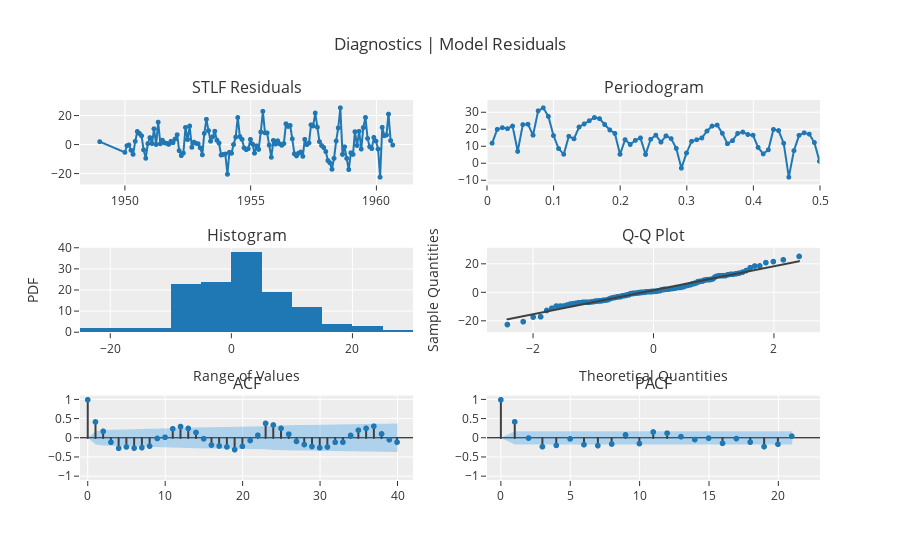

The code cell stored with this chart in its notebook:
### Code cell
plot_model(best, plot = 'diagnostics')

### Figure 1 — Plotly figure (JSON) as saved in the notebook; plotly's stock layout.template omitted (floating-point values rounded to 4 significant figures; data arrays with more than 128 entries replaced by an {"elided": "..."} marker saying what was removed)
{"data": [{"line": {"color": "rgb(31, 119, 180)", "width": 2}, "marker": {"color": "rgb(31, 119, 180)", "size": 5}, "mode": "lines+markers", "name": "STLF", "showlegend": false, "type": "scattergl", "x": {"elided": "130 str values"}, "xaxis": "x", "y": {"elided": "130 float values"}, "yaxis": "y"}, {"hoverinfo": "text", "hovertext": ["Freq: 0.0077<br>Ampl: 11.9628<br>Time period: 130.0", "Freq: 0.0154<br>Ampl: 20.1389<br>Time period: 65.0", "Freq: 0.0231<br>Ampl: 21.141<br>Time period: 43.3333", "Freq: 0.0308<br>Ampl: 20.5546<br>Time period: 32.5", "Freq: 0.0385<br>Ampl: 22.0798<br>Time period: 26.0", "Freq: 0.0462<br>Ampl: 7.1208<br>Time period: 21.6667", "Freq: 0.0538<br>Ampl: 22.9438<br>Time period: 18.5714", "Freq: 0.0615<br>Ampl: 23.1532<br>Time period: 16.25", "Freq: 0.0692<br>Ampl: 16.7184<br>Time period: 14.4444", "Freq: 0.0769<br>Ampl: 31.0896<br>Time period: 13.0", "Freq: 0.0846<br>Ampl: 32.8857<br>Time period: 11.8182", "Freq: 0.0923<br>Ampl: 27.7771<br>Time period: 10.8333", "Freq: 0.1<br>Ampl: 16.4372<br>Time period: 10.0", "Freq: 0.1077<br>Ampl: 8.7544<br>Time period: 9.2857", "Freq: 0.1154<br>Ampl: 5.4213<br>Time period: 8.6667", "Freq: 0.1231<br>Ampl: 16.053<br>Time period: 8.125", "Freq: 0.1308<br>Ampl: 14.54<br>Time period: 7.6471", "Freq: 0.1385<br>Ampl: 21.4927<br>Time period: 7.2222", "Freq: 0.1462<br>Ampl: 23.3493<br>Time period: 6.8421", "Freq: 0.1538<br>Ampl: 25.224<br>Time period: 6.5", "Freq: 0.1615<br>Ampl: 27.1393<br>Time period: 6.1905", "Freq: 0.1692<br>Ampl: 26.4632<br>Time period: 5.9091", "Freq: 0.1769<br>Ampl: 23.0073<br>Time period: 5.6522", "Freq: 0.1846<br>Ampl: 19.7998<br>Time period: 5.4167", "Freq: 0.1923<br>Ampl: 17.7278<br>Time period: 5.2", "Freq: 0.2<br>Ampl: 5.3825<br>Time period: 5.0", "Freq: 0.2077<br>Ampl: 14.0387<br>Time period: 4.8148", "Freq: 0.2154<br>Ampl: 11.1926<br>Time period: 4.6429", "Freq: 0.2231<br>Ampl: 13.6286<br>Time period: 4.4828", "Freq: 0.2308<br>Ampl: 15.0446<br>Time period: 4.3333", "Freq: 0.2385<br>Ampl: 5.2918<br>Time period: 4.1935", "Freq: 0.2462<br>Ampl: 14.2896<br>Time period: 4.0625", "Freq: 0.2538<br>Ampl: 16.6931<br>Time period: 3.9394", "Freq: 0.2615<br>Ampl: 12.6022<br>Time period: 3.8235", "Freq: 0.2692<br>Ampl: 16.2854<br>Time period: 3.7143", "Freq: 0.2769<br>Ampl: 14.6634<br>Time period: 3.6111", "Freq: 0.2846<br>Ampl: 8.8529<br>Time period: 3.5135", "Freq: 0.2923<br>Ampl: -2.8076<br>Time period: 3.4211", "Freq: 0.3<br>Ampl: 6.1363<br>Time period: 3.3333", "Freq: 0.3077<br>Ampl: 13.099<br>Time period: 3.25", "Freq: 0.3154<br>Ampl: 14.005<br>Time period: 3.1707", "Freq: 0.3231<br>Ampl: 15.0592<br>Time period: 3.0952", "Freq: 0.3308<br>Ampl: 19.1242<br>Time period: 3.0233", "Freq: 0.3385<br>Ampl: 22.0783<br>Time period: 2.9545", "Freq: 0.3462<br>Ampl: 22.646<br>Time period: 2.8889", "Freq: 0.3538<br>Ampl: 17.8174<br>Time period: 2.8261", "Freq: 0.3615<br>Ampl: 11.655<br>Time period: 2.766", "Freq: 0.3692<br>Ampl: 13.4564<br>Time period: 2.7083", "Freq: 0.3769<br>Ampl: 17.758<br>Time period: 2.6531", "Freq: 0.3846<br>Ampl: 18.5297<br>Time period: 2.6", "Freq: 0.3923<br>Ampl: 17.1061<br>Time period: 2.549", "Freq: 0.4<br>Ampl: 16.6971<br>Time period: 2.5", "Freq: 0.4077<br>Ampl: 9.4471<br>Time period: 2.4528", "Freq: 0.4154<br>Ampl: 5.6424<br>Time period: 2.4074", "Freq: 0.4231<br>Ampl: 8.0538<br>Time period: 2.3636", "Freq: 0.4308<br>Ampl: 20.0769<br>Time period: 2.3214", "Freq: 0.4385<br>Ampl: 19.4169<br>Time period: 2.2807", "Freq: 0.4462<br>Ampl: 11.9295<br>Time period: 2.2414", "Freq: 0.4538<br>Ampl: -8.1468<br>Time period: 2.2034", "Freq: 0.4615<br>Ampl: 7.5481<br>Time period: 2.1667", "Freq: 0.4692<br>Ampl: 16.5922<br>Time period: 2.1311", "Freq: 0.4769<br>Ampl: 18.0989<br>Time period: 2.0968", "Freq: 0.4846<br>Ampl: 17.3036<br>Time period: 2.0635", "Freq: 0.4923<br>Ampl: 12.3359<br>Time period: 2.0312", "Freq: 0.5<br>Ampl: 1.2461<br>Time period: 2.0"], "line": {"color": "#1f77b4", "width": 2}, "marker": {"size": 5}, "mode": "lines+markers", "name": "STLF", "showlegend": false, "type": "scattergl", "x": [0.007692, 0.01538, 0.02308, 0.03077, 0.03846, 0.04615, 0.05385, 0.06154, 0.06923, 0.07692, 0.08462, 0.09231, 0.1, 0.1077, 0.1154, 0.1231, 0.1308, 0.1385, 0.1462, 0.1538, 0.1615, 0.1692, 0.1769, 0.1846, 0.1923, 0.2, 0.2077, 0.2154, 0.2231, 0.2308, 0.2385, 0.2462, 0.2538, 0.2615, 0.2692, 0.2769, 0.2846, 0.2923, 0.3, 0.3077, 0.3154, 0.3231, 0.3308, 0.3385, 0.3462, 0.3538, 0.3615, 0.3692, 0.3769, 0.3846, 0.3923, 0.4, 0.4077, 0.4154, 0.4231, 0.4308, 0.4385, 0.4462, 0.4538, 0.4615, 0.4692, 0.4769, 0.4846, 0.4923, 0.5], "xaxis": "x2", "y": [11.96, 20.14, 21.14, 20.55, 22.08, 7.121, 22.94, 23.15, 16.72, 31.09, 32.89, 27.78, 16.44, 8.754, 5.421, 16.05, 14.54, 21.49, 23.35, 25.22, 27.14, 26.46, 23.01, 19.8, 17.73, 5.383, 14.04, 11.19, 13.63, 15.04, 5.292, 14.29, 16.69, 12.6, 16.29, 14.66, 8.853, -2.808, 6.136, 13.1, 14.0, 15.06, 19.12, 22.08, 22.65, 17.82, 11.66, 13.46, 17.76, 18.53, 17.11, 16.7, 9.447, 5.642, 8.054, 20.08, 19.42, 11.93, -8.147, 7.548, 16.59, 18.1, 17.3, 12.34, 1.246], "yaxis": "y2"}, {"bingroup": "x", "hovertemplate": "variable=STLF<br>value=%{x}<br>count=%{y}<extra></extra>", "legendgroup": "STLF", "marker": {"color": "#1f77b4", "pattern": {"shape": ""}}, "name": "STLF", "orientation": "v", "showlegend": false, "type": "histogram", "x": {"elided": "130 float values"}, "xaxis": "x3", "yaxis": "y3"}, {"marker": {"color": "#1f77b4"}, "mode": "markers", "name": "STLF", "showlegend": false, "type": "scattergl", "x": {"elided": "130 float values"}, "xaxis": "x4", "y": {"elided": "130 float values"}, "yaxis": "y4"}, {"line": {"color": "#3f3f3f"}, "mode": "lines", "name": "STLF", "showlegend": false, "type": "scattergl", "x": {"elided": "130 float values"}, "xaxis": "x4", "y": {"elided": "130 float values"}, "yaxis": "y4"}, {"line": {"color": "#3f3f3f"}, "mode": "lines", "name": "ACF", "showlegend": false, "type": "scattergl", "x": [0, 0], "xaxis": "x5", "y": [0, 1], "yaxis": "y5"}, {"line": {"color": "#3f3f3f"}, "mode": "lines", "name": "ACF", "showlegend": false, "type": "scattergl", "x": [1, 1], "xaxis": "x5", "y": [0, 0.42], "yaxis": "y5"}, {"line": {"color": "#3f3f3f"}, "mode": "lines", "name": "ACF", "showlegend": false, "type": "scattergl", "x": [2, 2], "xaxis": "x5", "y": [0, 0.1743], "yaxis": "y5"}, {"line": {"color": "#3f3f3f"}, "mode": "lines", "name": "ACF", "showlegend": false, "type": "scattergl", "x": [3, 3], "xaxis": "x5", "y": [0, -0.1104], "yaxis": "y5"}, {"line": {"color": "#3f3f3f"}, "mode": "lines", "name": "ACF", "showlegend": false, "type": "scattergl", "x": [4, 4], "xaxis": "x5", "y": [0, -0.2696], "yaxis": "y5"}, {"line": {"color": "#3f3f3f"}, "mode": "lines", "name": "ACF", "showlegend": false, "type": "scattergl", "x": [5, 5], "xaxis": "x5", "y": [0, -0.2337], "yaxis": "y5"}, {"line": {"color": "#3f3f3f"}, "mode": "lines", "name": "ACF", "showlegend": false, "type": "scattergl", "x": [6, 6], "xaxis": "x5", "y": [0, -0.2648], "yaxis": "y5"}, {"line": {"color": "#3f3f3f"}, "mode": "lines", "name": "ACF", "showlegend": false, "type": "scattergl", "x": [7, 7], "xaxis": "x5", "y": [0, -0.2526], "yaxis": "y5"}, {"line": {"color": "#3f3f3f"}, "mode": "lines", "name": "ACF", "showlegend": false, "type": "scattergl", "x": [8, 8], "xaxis": "x5", "y": [0, -0.2132], "yaxis": "y5"}, {"line": {"color": "#3f3f3f"}, "mode": "lines", "name": "ACF", "showlegend": false, "type": "scattergl", "x": [9, 9], "xaxis": "x5", "y": [0, -0.01193], "yaxis": "y5"}, {"line": {"color": "#3f3f3f"}, "mode": "lines", "name": "ACF", "showlegend": false, "type": "scattergl", "x": [10, 10], "xaxis": "x5", "y": [0, 0.01921], "yaxis": "y5"}, {"line": {"color": "#3f3f3f"}, "mode": "lines", "name": "ACF", "showlegend": false, "type": "scattergl", "x": [11, 11], "xaxis": "x5", "y": [0, 0.241], "yaxis": "y5"}, {"line": {"color": "#3f3f3f"}, "mode": "lines", "name": "ACF", "showlegend": false, "type": "scattergl", "x": [12, 12], "xaxis": "x5", "y": [0, 0.2998], "yaxis": "y5"}, {"line": {"color": "#3f3f3f"}, "mode": "lines", "name": "ACF", "showlegend": false, "type": "scattergl", "x": [13, 13], "xaxis": "x5", "y": [0, 0.2509], "yaxis": "y5"}, {"line": {"color": "#3f3f3f"}, "mode": "lines", "name": "ACF", "showlegend": false, "type": "scattergl", "x": [14, 14], "xaxis": "x5", "y": [0, 0.1441], "yaxis": "y5"}, {"line": {"color": "#3f3f3f"}, "mode": "lines", "name": "ACF", "showlegend": false, "type": "scattergl", "x": [15, 15], "xaxis": "x5", "y": [0, -0.02025], "yaxis": "y5"}, {"line": {"color": "#3f3f3f"}, "mode": "lines", "name": "ACF", "showlegend": false, "type": "scattergl", "x": [16, 16], "xaxis": "x5", "y": [0, -0.1847], "yaxis": "y5"}, {"line": {"color": "#3f3f3f"}, "mode": "lines", "name": "ACF", "showlegend": false, "type": "scattergl", "x": [17, 17], "xaxis": "x5", "y": [0, -0.2091], "yaxis": "y5"}, {"line": {"color": "#3f3f3f"}, "mode": "lines", "name": "ACF", "showlegend": false, "type": "scattergl", "x": [18, 18], "xaxis": "x5", "y": [0, -0.233], "yaxis": "y5"}, {"line": {"color": "#3f3f3f"}, "mode": "lines", "name": "ACF", "showlegend": false, "type": "scattergl", "x": [19, 19], "xaxis": "x5", "y": [0, -0.305], "yaxis": "y5"}, {"line": {"color": "#3f3f3f"}, "mode": "lines", "name": "ACF", "showlegend": false, "type": "scattergl", "x": [20, 20], "xaxis": "x5", "y": [0, -0.2182], "yaxis": "y5"}, {"line": {"color": "#3f3f3f"}, "mode": "lines", "name": "ACF", "showlegend": false, "type": "scattergl", "x": [21, 21], "xaxis": "x5", "y": [0, -0.06555], "yaxis": "y5"}, {"line": {"color": "#3f3f3f"}, "mode": "lines", "name": "ACF", "showlegend": false, "type": "scattergl", "x": [22, 22], "xaxis": "x5", "y": [0, 0.07032], "yaxis": "y5"}, {"line": {"color": "#3f3f3f"}, "mode": "lines", "name": "ACF", "showlegend": false, "type": "scattergl", "x": [23, 23], "xaxis": "x5", "y": [0, 0.3827], "yaxis": "y5"}, {"line": {"color": "#3f3f3f"}, "mode": "lines", "name": "ACF", "showlegend": false, "type": "scattergl", "x": [24, 24], "xaxis": "x5", "y": [0, 0.3405], "yaxis": "y5"}, {"line": {"color": "#3f3f3f"}, "mode": "lines", "name": "ACF", "showlegend": false, "type": "scattergl", "x": [25, 25], "xaxis": "x5", "y": [0, 0.2524], "yaxis": "y5"}, {"line": {"color": "#3f3f3f"}, "mode": "lines", "name": "ACF", "showlegend": false, "type": "scattergl", "x": [26, 26], "xaxis": "x5", "y": [0, 0.1002], "yaxis": "y5"}, {"line": {"color": "#3f3f3f"}, "mode": "lines", "name": "ACF", "showlegend": false, "type": "scattergl", "x": [27, 27], "xaxis": "x5", "y": [0, -0.09038], "yaxis": "y5"}, {"line": {"color": "#3f3f3f"}, "mode": "lines", "name": "ACF", "showlegend": false, "type": "scattergl", "x": [28, 28], "xaxis": "x5", "y": [0, -0.1718], "yaxis": "y5"}, {"line": {"color": "#3f3f3f"}, "mode": "lines", "name": "ACF", "showlegend": false, "type": "scattergl", "x": [29, 29], "xaxis": "x5", "y": [0, -0.2225], "yaxis": "y5"}, {"line": {"color": "#3f3f3f"}, "mode": "lines", "name": "ACF", "showlegend": false, "type": "scattergl", "x": [30, 30], "xaxis": "x5", "y": [0, -0.2553], "yaxis": "y5"}, {"line": {"color": "#3f3f3f"}, "mode": "lines", "name": "ACF", "showlegend": false, "type": "scattergl", "x": [31, 31], "xaxis": "x5", "y": [0, -0.2359], "yaxis": "y5"}, {"line": {"color": "#3f3f3f"}, "mode": "lines", "name": "ACF", "showlegend": false, "type": "scattergl", "x": [32, 32], "xaxis": "x5", "y": [0, -0.1118], "yaxis": "y5"}, {"line": {"color": "#3f3f3f"}, "mode": "lines", "name": "ACF", "showlegend": false, "type": "scattergl", "x": [33, 33], "xaxis": "x5", "y": [0, -0.1098], "yaxis": "y5"}, {"line": {"color": "#3f3f3f"}, "mode": "lines", "name": "ACF", "showlegend": false, "type": "scattergl", "x": [34, 34], "xaxis": "x5", "y": [0, 0.06675], "yaxis": "y5"}, {"line": {"color": "#3f3f3f"}, "mode": "lines", "name": "ACF", "showlegend": false, "type": "scattergl", "x": [35, 35], "xaxis": "x5", "y": [0, 0.2039], "yaxis": "y5"}, {"line": {"color": "#3f3f3f"}, "mode": "lines", "name": "ACF", "showlegend": false, "type": "scattergl", "x": [36, 36], "xaxis": "x5", "y": [0, 0.2522], "yaxis": "y5"}, {"line": {"color": "#3f3f3f"}, "mode": "lines", "name": "ACF", "showlegend": false, "type": "scattergl", "x": [37, 37], "xaxis": "x5", "y": [0, 0.3084], "yaxis": "y5"}, {"line": {"color": "#3f3f3f"}, "mode": "lines", "name": "ACF", "showlegend": false, "type": "scattergl", "x": [38, 38], "xaxis": "x5", "y": [0, 0.1071], "yaxis": "y5"}, {"line": {"color": "#3f3f3f"}, "mode": "lines", "name": "ACF", "showlegend": false, "type": "scattergl", "x": [39, 39], "xaxis": "x5", "y": [0, -0.04474], "yaxis": "y5"}, {"line": {"color": "#3f3f3f"}, "mode": "lines", "name": "ACF", "showlegend": false, "type": "scattergl", "x": [40, 40], "xaxis": "x5", "y": [0, -0.1098], "yaxis": "y5"}, {"marker": {"color": "#1f77b4", "size": 6}, "mode": "markers", "name": "ACF", "showlegend": false, "type": "scattergl", "x": [0, 1, 2, 3, 4, 5, 6, 7, 8, 9, 10, 11, 12, 13, 14, 15, 16, 17, 18, 19, 20, 21, 22, 23, 24, 25, 26, 27, 28, 29, 30, 31, 32, 33, 34, 35, 36, 37, 38, 39, 40], "xaxis": "x5", "y": [1.0, 0.42, 0.1743, -0.1104, -0.2696, -0.2337, -0.2648, -0.2526, -0.2132, -0.01193, 0.01921, 0.241, 0.2998, 0.2509, 0.1441, -0.02025, -0.1847, -0.2091, -0.233, -0.305, -0.2182, -0.06555, 0.07032, 0.3827, 0.3405, 0.2524, 0.1002, -0.09038, -0.1718, -0.2225, -0.2553, -0.2359, -0.1118, -0.1098, 0.06675, 0.2039, 0.2522, 0.3084, 0.1071, -0.04474, -0.1098], "yaxis": "y5"}, {"line": {"color": "rgba(255,255,255,0)"}, "mode": "lines", "name": "UC", "showlegend": false, "type": "scatter", "x": [0, 1, 2, 3, 4, 5, 6, 7, 8, 9, 10, 11, 12, 13, 14, 15, 16, 17, 18, 19, 20, 21, 22, 23, 24, 25, 26, 27, 28, 29, 30, 31, 32, 33, 34, 35, 36, 37, 38, 39, 40], "xaxis": "x5", "y": [0.0, 0.1719, 0.1999, 0.2044, 0.2061, 0.2163, 0.2236, 0.2327, 0.2407, 0.2462, 0.2462, 0.2463, 0.2531, 0.2634, 0.2704, 0.2726, 0.2727, 0.2764, 0.281, 0.2867, 0.2961, 0.3008, 0.3012, 0.3017, 0.3157, 0.3264, 0.3321, 0.333, 0.3337, 0.3363, 0.3406, 0.3463, 0.351, 0.352, 0.353, 0.3534, 0.3569, 0.3621, 0.3698, 0.3707, 0.3708], "yaxis": "y5"}, {"fill": "tonexty", "fillcolor": "rgba(32, 146, 230,0.3)", "line": {"color": "rgba(255,255,255,0)"}, "mode": "lines", "name": "LC", "showlegend": false, "type": "scatter", "x": [0, 1, 2, 3, 4, 5, 6, 7, 8, 9, 10, 11, 12, 13, 14, 15, 16, 17, 18, 19, 20, 21, 22, 23, 24, 25, 26, 27, 28, 29, 30, 31, 32, 33, 34, 35, 36, 37, 38, 39, 40], "xaxis": "x5", "y": [0.0, -0.1719, -0.1999, -0.2044, -0.2061, -0.2163, -0.2236, -0.2327, -0.2407, -0.2462, -0.2462, -0.2463, -0.2531, -0.2634, -0.2704, -0.2726, -0.2727, -0.2764, -0.281, -0.2867, -0.2961, -0.3008, -0.3012, -0.3017, -0.3157, -0.3264, -0.3321, -0.333, -0.3337, -0.3363, -0.3406, -0.3463, -0.351, -0.352, -0.353, -0.3534, -0.3569, -0.3621, -0.3698, -0.3707, -0.3708], "yaxis": "y5"}, {"line": {"color": "#3f3f3f"}, "mode": "lines", "name": "PACF", "showlegend": false, "type": "scattergl", "x": [0, 0], "xaxis": "x6", "y": [0, 1], "yaxis": "y6"}, {"line": {"color": "#3f3f3f"}, "mode": "lines", "name": "PACF", "showlegend": false, "type": "scattergl", "x": [1, 1], "xaxis": "x6", "y": [0, 0.4233], "yaxis": "y6"}, {"line": {"color": "#3f3f3f"}, "mode": "lines", "name": "PACF", "showlegend": false, "type": "scattergl", "x": [2, 2], "xaxis": "x6", "y": [0, -0.002625], "yaxis": "y6"}, {"line": {"color": "#3f3f3f"}, "mode": "lines", "name": "PACF", "showlegend": false, "type": "scattergl", "x": [3, 3], "xaxis": "x6", "y": [0, -0.2279], "yaxis": "y6"}, {"line": {"color": "#3f3f3f"}, "mode": "lines", "name": "PACF", "showlegend": false, "type": "scattergl", "x": [4, 4], "xaxis": "x6", "y": [0, -0.1933], "yaxis": "y6"}, {"line": {"color": "#3f3f3f"}, "mode": "lines", "name": "PACF", "showlegend": false, "type": "scattergl", "x": [5, 5], "xaxis": "x6", "y": [0, -0.02279], "yaxis": "y6"}, {"line": {"color": "#3f3f3f"}, "mode": "lines", "name": "PACF", "showlegend": false, "type": "scattergl", "x": [6, 6], "xaxis": "x6", "y": [0, -0.1735], "yaxis": "y6"}, {"line": {"color": "#3f3f3f"}, "mode": "lines", "name": "PACF", "showlegend": false, "type": "scattergl", "x": [7, 7], "xaxis": "x6", "y": [0, -0.1994], "yaxis": "y6"}, {"line": {"color": "#3f3f3f"}, "mode": "lines", "name": "PACF", "showlegend": false, "type": "scattergl", "x": [8, 8], "xaxis": "x6", "y": [0, -0.1569], "yaxis": "y6"}, {"line": {"color": "#3f3f3f"}, "mode": "lines", "name": "PACF", "showlegend": false, "type": "scattergl", "x": [9, 9], "xaxis": "x6", "y": [0, 0.08181], "yaxis": "y6"}, {"line": {"color": "#3f3f3f"}, "mode": "lines", "name": "PACF", "showlegend": false, "type": "scattergl", "x": [10, 10], "xaxis": "x6", "y": [0, -0.1464], "yaxis": "y6"}, {"line": {"color": "#3f3f3f"}, "mode": "lines", "name": "PACF", "showlegend": false, "type": "scattergl", "x": [11, 11], "xaxis": "x6", "y": [0, 0.1575], "yaxis": "y6"}, {"line": {"color": "#3f3f3f"}, "mode": "lines", "name": "PACF", "showlegend": false, "type": "scattergl", "x": [12, 12], "xaxis": "x6", "y": [0, 0.127], "yaxis": "y6"}, {"line": {"color": "#3f3f3f"}, "mode": "lines", "name": "PACF", "showlegend": false, "type": "scattergl", "x": [13, 13], "xaxis": "x6", "y": [0, 0.03533], "yaxis": "y6"}, {"line": {"color": "#3f3f3f"}, "mode": "lines", "name": "PACF", "showlegend": false, "type": "scattergl", "x": [14, 14], "xaxis": "x6", "y": [0, -0.04122], "yaxis": "y6"}, {"line": {"color": "#3f3f3f"}, "mode": "lines", "name": "PACF", "showlegend": false, "type": "scattergl", "x": [15, 15], "xaxis": "x6", "y": [0, -0.003785], "yaxis": "y6"}, {"line": {"color": "#3f3f3f"}, "mode": "lines", "name": "PACF", "showlegend": false, "type": "scattergl", "x": [16, 16], "xaxis": "x6", "y": [0, -0.1394], "yaxis": "y6"}, {"line": {"color": "#3f3f3f"}, "mode": "lines", "name": "PACF", "showlegend": false, "type": "scattergl", "x": [17, 17], "xaxis": "x6", "y": [0, -0.01574], "yaxis": "y6"}, {"line": {"color": "#3f3f3f"}, "mode": "lines", "name": "PACF", "showlegend": false, "type": "scattergl", "x": [18, 18], "xaxis": "x6", "y": [0, -0.1079], "yaxis": "y6"}, {"line": {"color": "#3f3f3f"}, "mode": "lines", "name": "PACF", "showlegend": false, "type": "scattergl", "x": [19, 19], "xaxis": "x6", "y": [0, -0.2257], "yaxis": "y6"}, {"line": {"color": "#3f3f3f"}, "mode": "lines", "name": "PACF", "showlegend": false, "type": "scattergl", "x": [20, 20], "xaxis": "x6", "y": [0, -0.1628], "yaxis": "y6"}, {"line": {"color": "#3f3f3f"}, "mode": "lines", "name": "PACF", "showlegend": false, "type": "scattergl", "x": [21, 21], "xaxis": "x6", "y": [0, 0.04753], "yaxis": "y6"}, {"marker": {"color": "#1f77b4", "size": 6}, "mode": "markers", "name": "PACF", "showlegend": false, "type": "scattergl", "x": [0, 1, 2, 3, 4, 5, 6, 7, 8, 9, 10, 11, 12, 13, 14, 15, 16, 17, 18, 19, 20, 21], "xaxis": "x6", "y": [1.0, 0.4233, -0.002625, -0.2279, -0.1933, -0.02279, -0.1735, -0.1994, -0.1569, 0.08181, -0.1464, 0.1575, 0.127, 0.03533, -0.04122, -0.003785, -0.1394, -0.01574, -0.1079, -0.2257, -0.1628, 0.04753], "yaxis": "y6"}, {"line": {"color": "rgba(255,255,255,0)"}, "mode": "lines", "name": "UC", "showlegend": false, "type": "scatter", "x": [0, 1, 2, 3, 4, 5, 6, 7, 8, 9, 10, 11, 12, 13, 14, 15, 16, 17, 18, 19, 20, 21], "xaxis": "x6", "y": [0.0, 0.1719, 0.1719, 0.1719, 0.1719, 0.1719, 0.1719, 0.1719, 0.1719, 0.1719, 0.1719, 0.1719, 0.1719, 0.1719, 0.1719, 0.1719, 0.1719, 0.1719, 0.1719, 0.1719, 0.1719, 0.1719], "yaxis": "y6"}, {"fill": "tonexty", "fillcolor": "rgba(32, 146, 230,0.3)", "line": {"color": "rgba(255,255,255,0)"}, "mode": "lines", "name": "LC", "showlegend": false, "type": "scatter", "x": [0, 1, 2, 3, 4, 5, 6, 7, 8, 9, 10, 11, 12, 13, 14, 15, 16, 17, 18, 19, 20, 21], "xaxis": "x6", "y": [0.0, -0.1719, -0.1719, -0.1719, -0.1719, -0.1719, -0.1719, -0.1719, -0.1719, -0.1719, -0.1719, -0.1719, -0.1719, -0.1719, -0.1719, -0.1719, -0.1719, -0.1719, -0.1719, -0.1719, -0.1719, -0.1719], "yaxis": "y6"}], "layout": {"annotations": [{"font": {"size": 16}, "showarrow": false, "text": "STLF Residuals", "x": 0.225, "xanchor": "center", "xref": "paper", "y": 1, "yanchor": "bottom", "yref": "paper"}, {"font": {"size": 16}, "showarrow": false, "text": "Periodogram", "x": 0.775, "xanchor": "center", "xref": "paper", "y": 1, "yanchor": "bottom", "yref": "paper"}, {"font": {"size": 16}, "showarrow": false, "text": "Histogram", "x": 0.225, "xanchor": "center", "xref": "paper", "y": 0.6111, "yanchor": "bottom", "yref": "paper"}, {"font": {"size": 16}, "showarrow": false, "text": "Q-Q Plot", "x": 0.775, "xanchor": "center", "xref": "paper", "y": 0.6111, "yanchor": "bottom", "yref": "paper"}, {"font": {"size": 16}, "showarrow": false, "text": "ACF", "x": 0.225, "xanchor": "center", "xref": "paper", "y": 0.2222, "yanchor": "bottom", "yref": "paper"}, {"font": {"size": 16}, "showarrow": false, "text": "PACF", "x": 0.775, "xanchor": "center", "xref": "paper", "y": 0.2222, "yanchor": "bottom", "yref": "paper"}], "showlegend": false, "title": {"text": "Diagnostics | Model Residuals"}, "xaxis": {"anchor": "y", "domain": [0, 0.45]}, "xaxis2": {"anchor": "y2", "domain": [0.55, 1], "range": [0, 0.5]}, "xaxis3": {"anchor": "y3", "domain": [0, 0.45], "title": {"text": "Range of Values"}}, "xaxis4": {"anchor": "y4", "domain": [0.55, 1], "title": {"text": "Theoretical Quantities"}}, "xaxis5": {"anchor": "y5", "domain": [0, 0.45], "range": [-1, 42]}, "xaxis6": {"anchor": "y6", "domain": [0.55, 1], "range": [-1, 23]}, "yaxis": {"anchor": "x", "domain": [0.7778, 1]}, "yaxis2": {"anchor": "x2", "domain": [0.7778, 1]}, "yaxis3": {"anchor": "x3", "domain": [0.3889, 0.6111], "title": {"text": "PDF"}}, "yaxis4": {"anchor": "x4", "domain": [0.3889, 0.6111], "title": {"text": "Sample Quantities"}}, "yaxis5": {"anchor": "x5", "domain": [0, 0.2222], "range": [-1.1, 1.1], "zerolinecolor": "#000000"}, "yaxis6": {"anchor": "x6", "domain": [0, 0.2222], "range": [-1.1, 1.1], "zerolinecolor": "#000000"}}}
